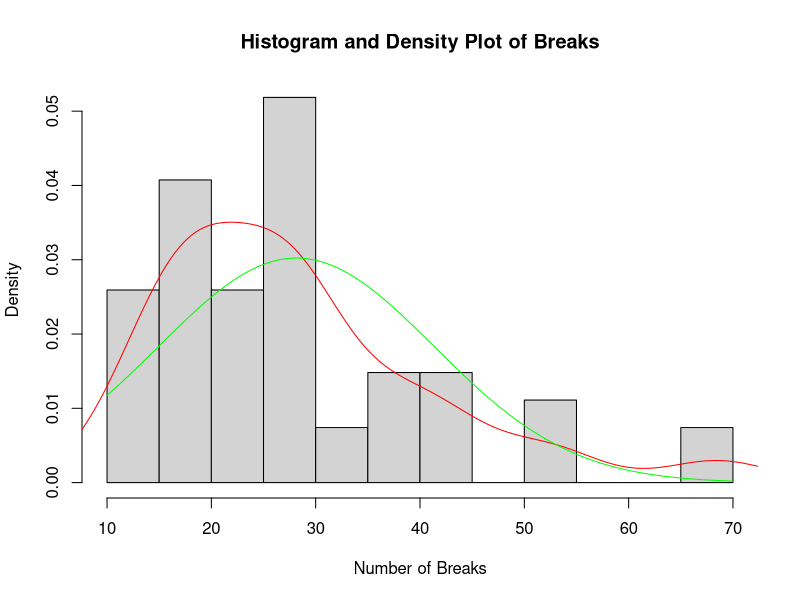
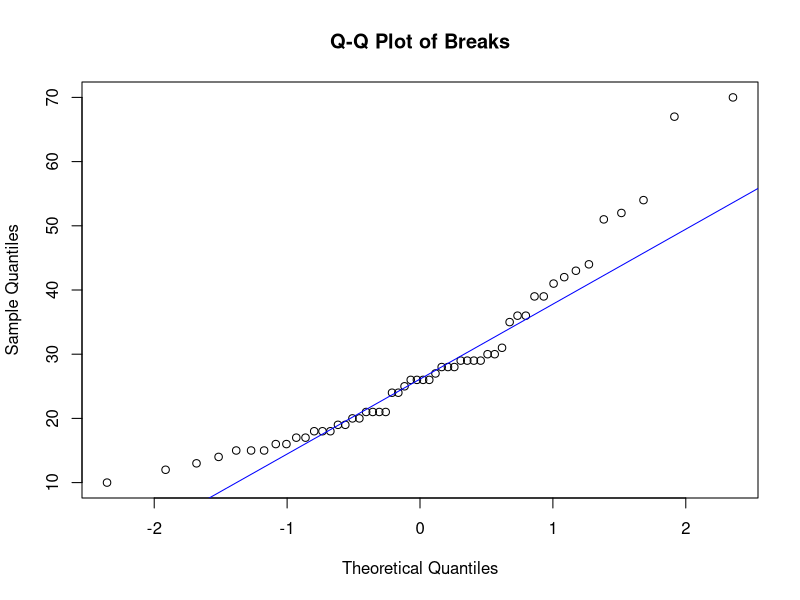
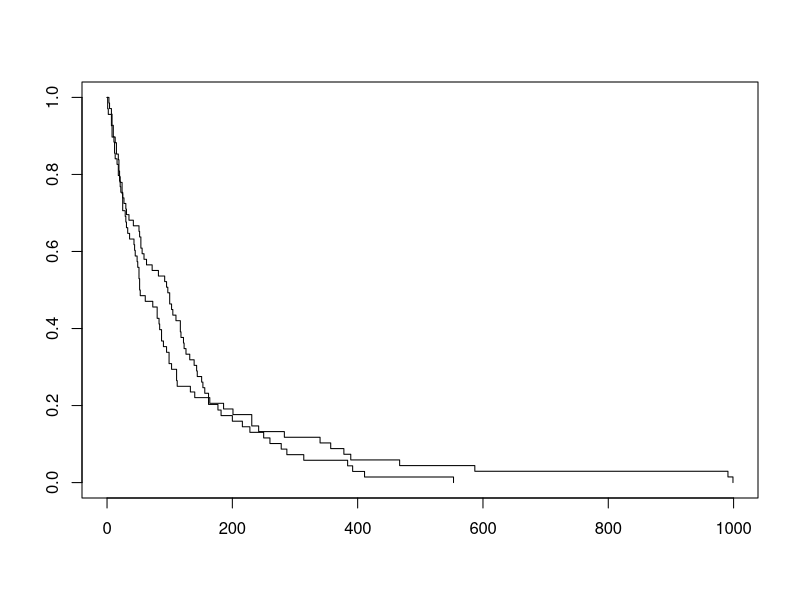
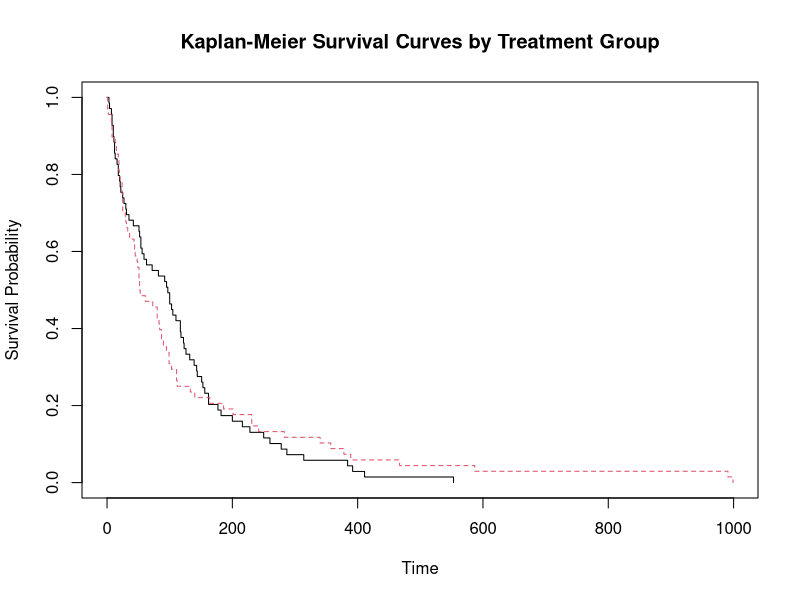

Write R code to recreate these figures, in order.
## ---- chunk 1
knitr::opts_chunk$set(echo = TRUE)
library(ggplot2)
## ---- chunk 2
data('warpbreaks')
str(warpbreaks)
class(warpbreaks)
summary(warpbreaks)

# Histogram with density plot
hist(warpbreaks$breaks, breaks=20, probability=TRUE, main="Histogram and Density Plot of Breaks", xlab="Number of Breaks")
lines(density(warpbreaks$breaks), col="red", lwd=1)

# Overlay normal distribution for comparison
mean_breaks <- mean(warpbreaks$breaks)
sd_breaks <- sd(warpbreaks$breaks)
curve(dnorm(x, mean=mean_breaks, sd=sd_breaks), add=TRUE, col="green", lwd=1)

# Q-Q plot
qqnorm(warpbreaks$breaks, main="Q-Q Plot of Breaks")
qqline(warpbreaks$breaks, col="blue")

# Shapiro-Wilk normality test
shapiro <- shapiro.test(warpbreaks$breaks)
shapiro
## ---- chunk 3
#H0 = number of breaks follows a normal distribution
#H1 = number of breaks does not follow a normal distribution
mean_breaks <- mean(warpbreaks$breaks)
sd_breaks <- sd(warpbreaks$breaks)
ks_test <- ks.test(warpbreaks$breaks, "pnorm", mean=mean_breaks, sd=sd_breaks)
print(ks_test)

## ---- chunk 4
#Based on the Kolmogorov-Smirnov and Shapiro-Wilkes tests, we can assume normality of the distribution and thus we can use a two-sample t-test to compare the means of two independent groups (A and B) as it assumes that the data is normally distributed within each group. 

t_test_result <- t.test(breaks ~ wool, data = warpbreaks)
t_test_result
## ---- chunk 5
# To compare the means of three or more independent groups, we could use a one-way ANOVA assuming that the data within each group is normally distributed and that the variances across the groups are equal.

anova_result <- aov(breaks ~ tension, data = warpbreaks)
summary(anova_result)

## ---- chunk 6
# Fit a Poisson regression model
poisson_model <- glm(breaks ~ tension + wool, data = warpbreaks, family = poisson())

# Print the summary of the model fit
summary(poisson_model)
## ---- chunk 7
# summary of model fit

summary_fit <- summary(poisson_model)

# Extract coefficients and p-values
coefficients <- summary_fit$coefficients
coefficients

coefficients[,1]<- exp(coefficients[, "Estimate"])

# Calculate the relative risks of breaking function of the different groups, compared to the reference category

relative_risks <- exp(coefficients[, "Estimate"])
relative_risks


## ---- chunk 8

library(survival)
veteran

## ---- chunk 9
str(veteran)
summary(veteran)
## ---- chunk 10

events_per_group <- table (veteran$trt, veteran$status)
events_per_group
## ---- chunk 11

# Plot of the Kaplan-Meier curves
# Creating a survfit object that compares the two groups
veteran.fit <- survfit(Surv(veteran$time) ~ trt, data = veteran)
plot(veteran.fit)

# Compute Kaplan-Meier survival curves per treatment group
km_fit <- survfit(Surv(veteran$time) ~ veteran$trt, data = veteran)

# Plot Kaplan-Meier curves
plot(km_fit, col = 1:length(km_fit$surv), lty = 1:length(km_fit$surv), 
     xlab = "Time", ylab = "Survival Probability",
     main = "Kaplan-Meier Survival Curves by Treatment Group")


## ---- chunk 12
logrank_test <- survdiff(formula = Surv(veteran$time)~ veteran$trt)
logrank_test
logrank_test$pvalue


## ---- chunk 13
veteran

# Fitting Cox regression model
cox_model <- coxph(Surv(veteran$time, veteran$status) ~ veteran$trt + veteran$karno + veteran$age, data = veteran)
summary(cox_model)

## ---- chunk 14
cox_zph <- cox.zph(cox_model)
print(cox_zph)
